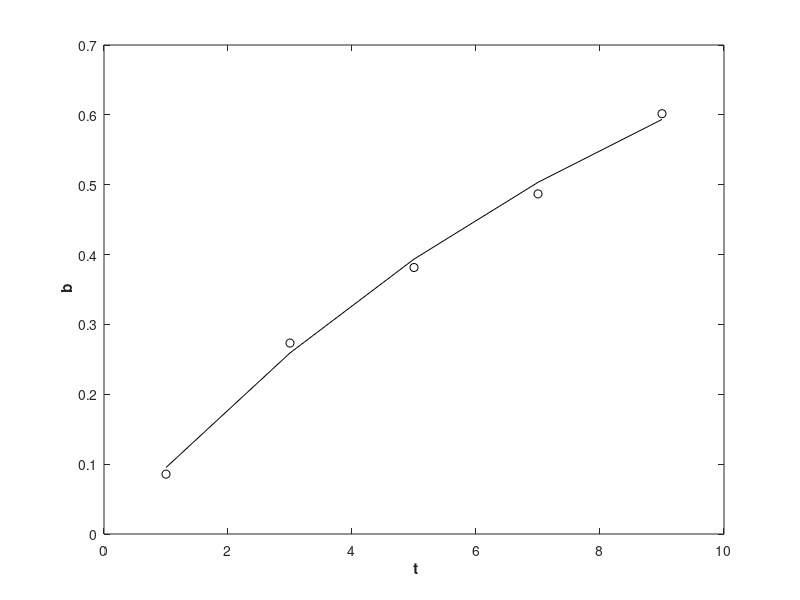

MATLAB code to generate this figure: (Note: this script raises an error after producing the figure.)
% This m-file generates data from the small scale nonlinear model appearing
% in Chapter 6. First, we enter the time points, define the nonlinear
% model A(x), and generate the measurements y.
clear all, close all
path(path,'../Functions');
t        = [1:2:9]';
A        = @(x) x(1)*(1-exp(-x(2)*t));
x_true   = [1;.1]; % true parameter values
sig      = 0.01;
b        = A(x_true)+0.01*randn(size(t));
% Plot the measurements and error-free measurements together.
figure(1), 
plot(t,b,'ko',t,A(x_true),'k-')
xlabel('{\bf t}'), ylabel('{\bf b}')

% Adaptive Metropolis (AM):
% Sample from p(x|b)\propto exp(-(1/2/sig^2)*||A(x)-b||^2) using AM. 
p_params.sig         = sig;
p_params.b           = b; 
p_params.A           = A;
neglog_p             = @(x,p) (1/2/p.sig^2)*norm(p.A(x)-p.b)^2;
% Now implement AM for sampling from p(x|b).
C                    = .01*eye(2); % intial proposal covariance.
Nsamps               = 20000; % length of MCMC chain.
nburnin              = floor(Nsamps/2);
adapt_int            = 100;   % proposal covariance update interval. 
prop_flag            = 0; % enter 0 for normal & 1 for a lognormal proposal
[xchain,accept_rate] = AM(x_true,neglog_p,p_params,prop_flag,Nsamps,C,adapt_int);

% Output for x_1- and x_2-chains using sample_plot.
xchain       = xchain(:,nburnin+1:end);
names        = cell(2,1);
names{1}     = 'x_1';
names{2}     = 'x_2';
fignum       = 2;
[taux,acfun] = sample_plot(xchain,names,fignum);
% Plot the autocorrelations functions together.
[~,nacf] = size(acfun);
figure(6)
plot([1:nacf],acfun(1,:),'k',[1:nacf],acfun(2,:),'k--','LineWidth',2)
axis([1,nacf,0,1])
title('ACFs for x_1 and x_2.')
legend(['\tau_{\rm int}(x_1)=',num2str(taux(1))],['\tau_{\rm int}(x_2)=',num2str(taux(2))])
